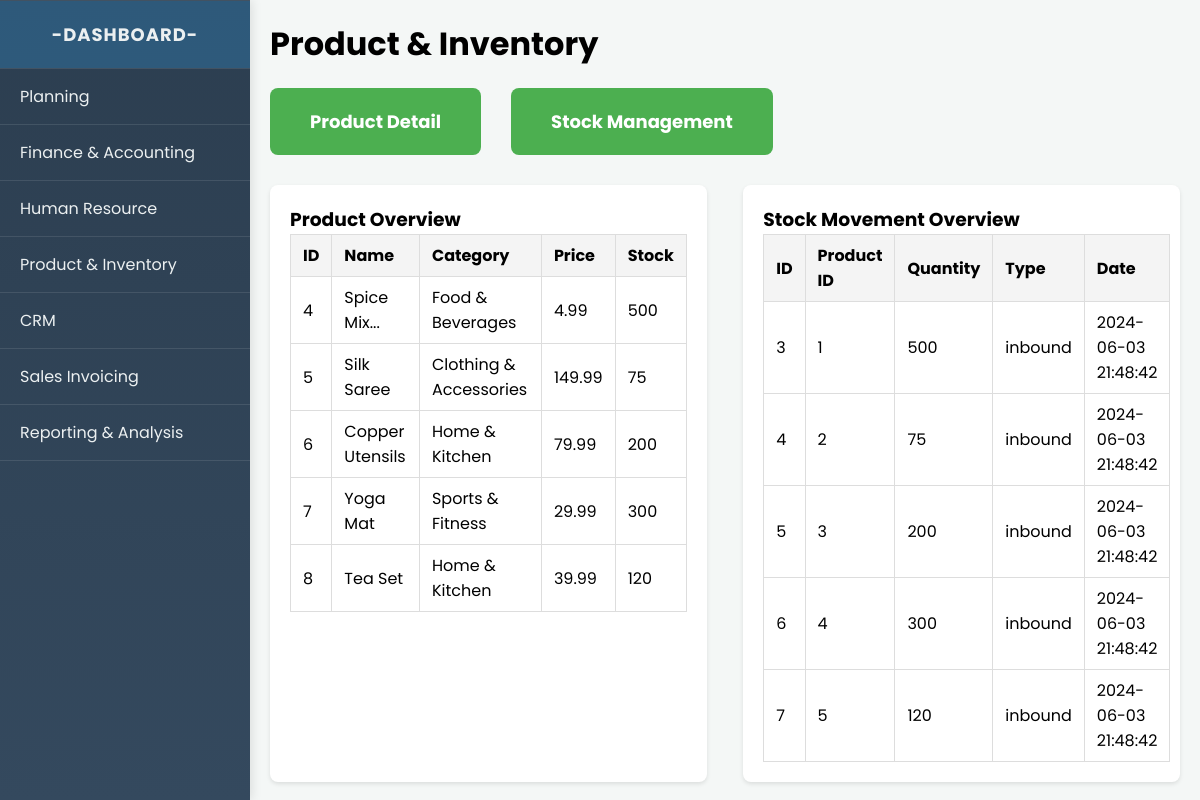
Page /inventory_management/inventory.php (signed in) on the committed database.
### tables this page shows
CREATE TABLE `products` (
  `id` int(11) NOT NULL,
  `product_name` varchar(255) NOT NULL,
  `sku` varchar(255) NOT NULL,
  `category` varchar(255) NOT NULL,
  `description` text NOT NULL,
  `price` decimal(10,2) NOT NULL,
  `stock` int(11) NOT NULL
);

CREATE TABLE `stock_movement` (
  `id` int(11) NOT NULL,
  `product_id` int(11) NOT NULL,
  `quantity` int(11) NOT NULL,
  `movement_type` enum('inbound','outbound') NOT NULL,
  `notes` text DEFAULT NULL,
  `created_at` timestamp NOT NULL DEFAULT current_timestamp()
);

### inventory_management/inventory.php (the view, shortened to what this page needs)
<?php
$conn = new mysqli("localhost", "root", "", "erp0");
?>
<!DOCTYPE html>
<html>
<head>
    <link rel="stylesheet" type="text/css" href="style.css">
    <link rel="stylesheet" type="text/css" href="../istyle.css">
</head>
<body>
    <?php include '../sidebar.php'; ?>
    <div class="main-content">
        <h1>Product & Inventory</h1>
        <div class="options">
            <h2><a href="product_detail/stock.php" class="button">Product Detail</a></h2>
            <h2><a href="stk_mg/stkmg.php" class="button">Stock Management</a></h2>
        </div>
        <div class="overviews">
            <div class="overview">
                <h3>Product Overview</h3>
                <table>
                    <thead>
                        <tr>
                            <th>ID</th>
                            <th>Name</th>
                            <th>Category</th>
                            <th>Price</th>
                            <th>Stock</th>
                        </tr>
                    </thead>
                    <tbody>
                        <?php
                        $sql = "SELECT id, product_name, category, price, stock FROM products LIMIT 5";
                        $result = $conn->query($sql);
                        if ($result->num_rows > 0) {
                            while ($row = $result->fetch_assoc()) {
                                echo "<tr><td>{$row['id']}</td><td>{$row['product_name']}</td><td>{$row['category']}</td><td>{$row['price']}</td><td>{$row['stock']}</td></tr>";
                            }
                        } else {
                            echo "<tr><td colspan='5'>No products found</td></tr>";
                        }
                        ?>
                    </tbody>
                </table>
            </div>
            <div class="overview">
                <h3>Stock Movement Overview</h3>
                <table>
                    <thead>
                        <tr>
                            <th>ID</th>
                            <th>Product ID</th>
                            <th>Quantity</th>
                            <th>Type</th>
                            <th>Date</th>
                        </tr>
                    </thead>
                    <tbody>
                        <?php
                        $sql = "SELECT id, product_id, quantity, movement_type, created_at FROM stock_movement LIMIT 5";
                        $result = $conn->query($sql);
                        if ($result->num_rows > 0) {
                            while ($row = $result->fetch_assoc()) {
                                echo "<tr><td>{$row['id']}</td><td>{$row['product_id']}</td><td>{$row['quantity']}</td><td>{$row['movement_type']}</td><td>{$row['created_at']}</td></tr>";
                            }
                        } else {
                            echo "<tr><td colspan='5'>No stock movements found</td></tr>";
                        }
                        ?>
                    </tbody>
                </table>
            </div>
        </div>
    </div>
</body>
</html>

### inventory_management/style.css (style rules this page uses)
.button { display: inline-block; padding: 20px 40px; font-size: 18px; text-align: center; text-decoration: none; border-radius: 8px; background-color: #4CAF50; color: white; border: none; transition: background-color 0.3s; margin-right: 10px; }
.options { margin-top: 20px; display: flex; gap: 20px; }
h2 { margin-bottom: 10px; }
.overviews { display: flex; justify-content: space-between; margin-top: 20px; }
.overview { width: 48%; background-color: #fff; padding: 20px; border-radius: 8px; box-shadow: 0 2px 4px rgba(0, 0, 0, 0.1); }
.overview h3 { margin-top: 0; }
table { width: 100%; border-collapse: collapse; }
th, td { padding: 8px 12px; border: 1px solid #ddd; text-align: left; }
th { background-color: #f4f4f4; }

### istyle.css (style rules this page uses)
* { margin: 0; padding: 0; box-sizing: border-box; }
body { font-family: 'Poppins', sans-serif; background-color: #f4f7f6; display: flex; }
.main-content, .content { margin-left: 250px; padding: 20px; width: calc(100% - 250px); }

### rows in the picture
products: id "4", product_name "Spice Mix...", category "Food & Beverages", price "4.99", stock "500"
products: id "5", product_name "Silk Saree", category "Clothing & Accessories", price "149.99", stock "75"
products: id "6", product_name "Copper Utensils", category "Home & Kitchen", price "79.99", stock "200"
products: id "7", product_name "Yoga Mat", category "Sports & Fitness", price "29.99", stock "300"
products: id "8", product_name "Tea Set", category "Home & Kitchen", price "39.99", stock "120"
stock_movement: id "3", product "1", quantity "500", movement_type "inbound", created_at "2024-06-03 21:48:42"
stock_movement: id "4", product "2", quantity "75", movement_type "inbound", created_at "2024-06-03 21:48:42"
stock_movement: id "5", product "3", quantity "200", movement_type "inbound", created_at "2024-06-03 21:48:42"
stock_movement: id "6", product "4", quantity "300", movement_type "inbound", created_at "2024-06-03 21:48:42"
stock_movement: id "7", product "5", quantity "120", movement_type "inbound", created_at "2024-06-03 21:48:42"
